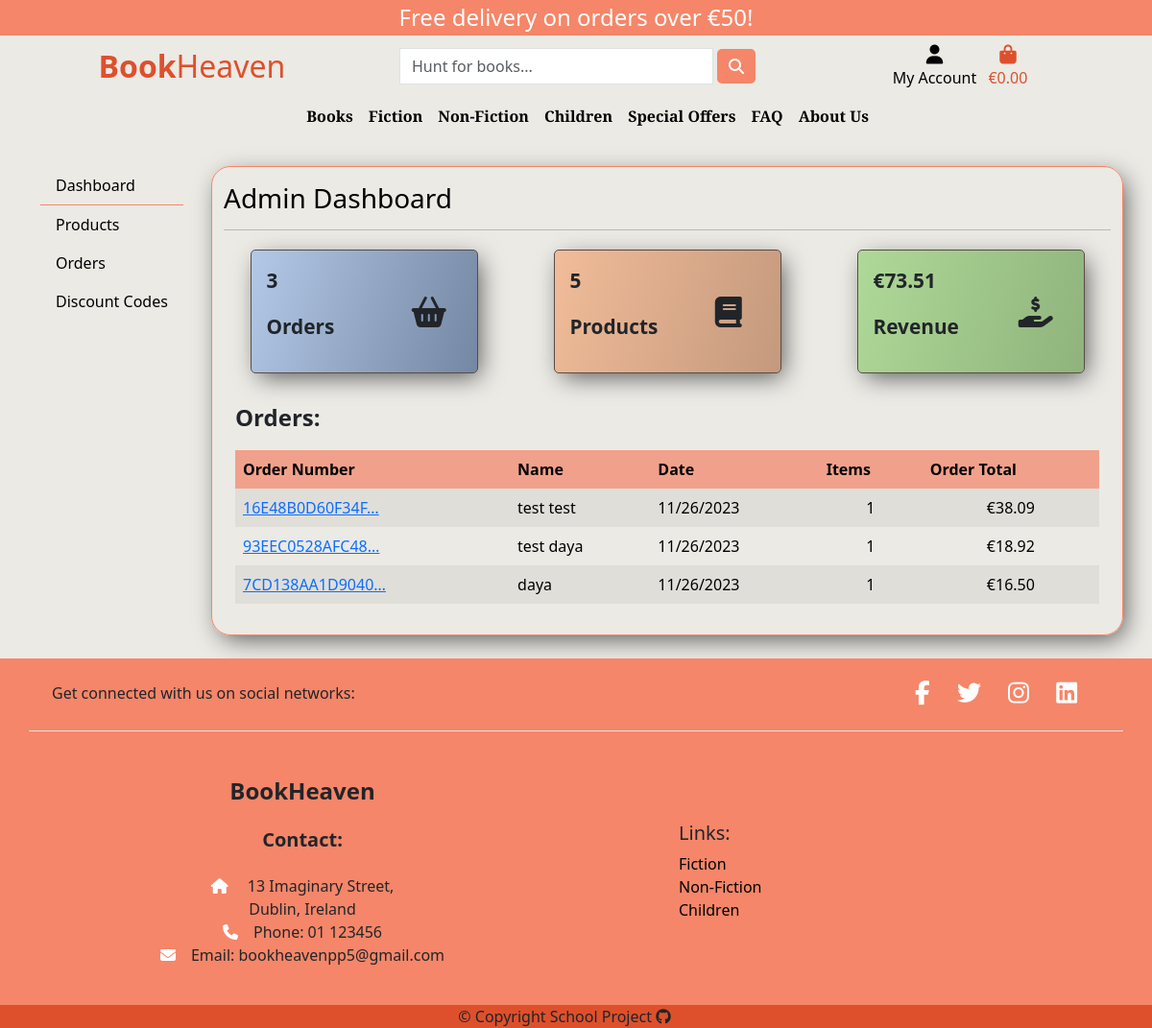
Page /admin_panel/dashboard/ (signed in) on the earlier database version.
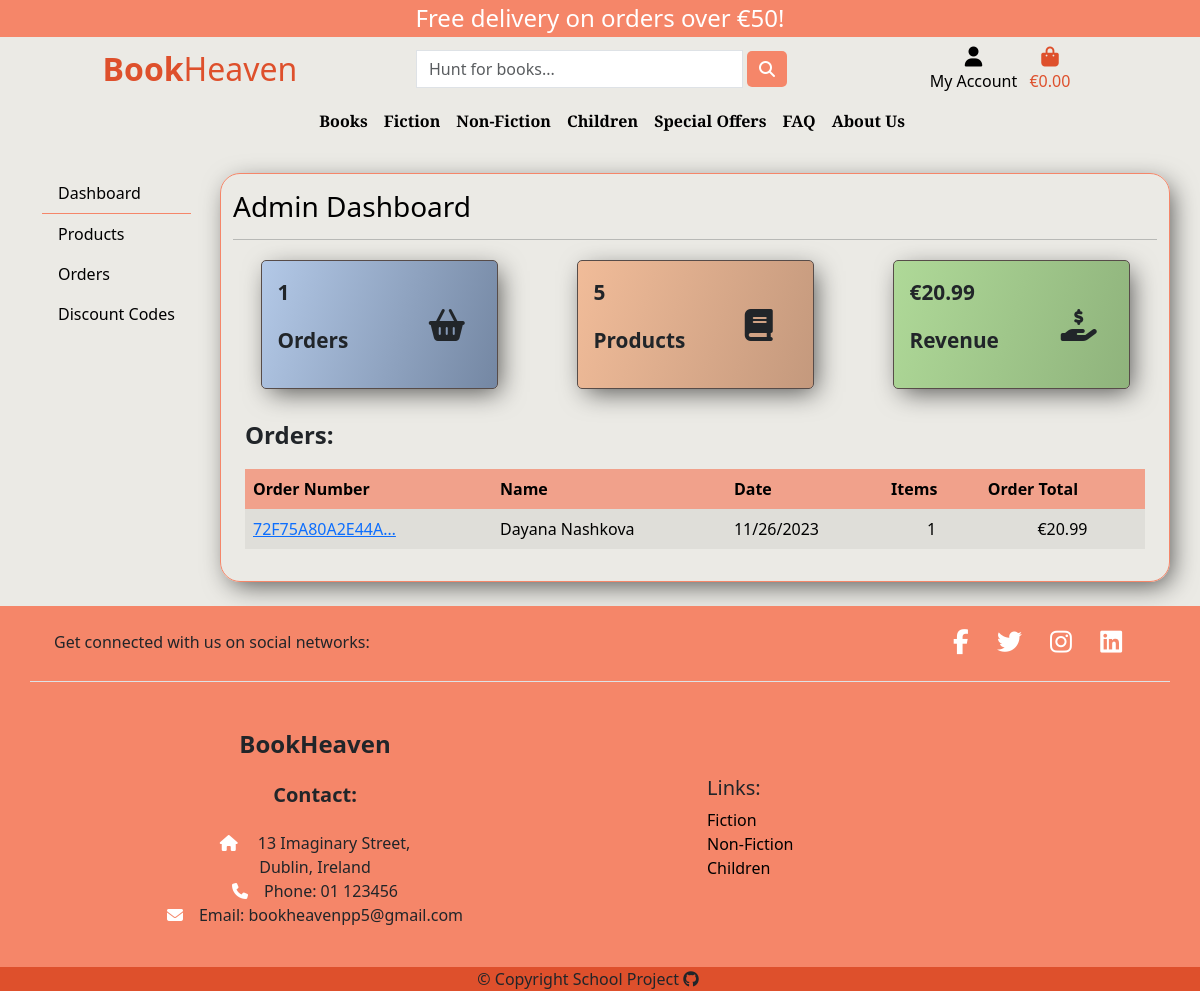
Same page on the later database version.
### checkout/models.py (models this page shows, shortened)
class Order(models.Model):
    order_number = models.CharField(max_length=32, null=False, editable=False)
    user_profile = models.ForeignKey(
        UserProfile, on_delete=models.SET_NULL, null=True, blank=True, related_name='orders')
    full_name = models.CharField(max_length=50, null=False, blank=False)
    email = models.EmailField(max_length=254, null=False, blank=False)
    phone_number = models.CharField(max_length=20, null=False, blank=False)
    country = CountryField(max_length=40, null=False, blank=False)
    postcode = models.CharField(max_length=20, null=True, blank=True)
    town_or_city = models.CharField(max_length=40, null=False, blank=False)
    street_address1 = models.CharField(max_length=80, null=False, blank=False)
    street_address2 = models.CharField(max_length=80, null=True, blank=True)
    county = models.CharField(max_length=80, null=True, blank=True)
    date = models.DateTimeField(auto_now_add=True)
    delivery_cost = models.DecimalField(
        max_digits=6, decimal_places=2, null=False, default=0)
    discount = models.DecimalField(
        blank=True, null=True, max_digits=6, decimal_places=2)
    order_total = models.DecimalField(
        max_digits=10, decimal_places=2, null=False, default=0)
    grand_total = models.DecimalField(
        max_digits=10, decimal_places=2, null=False, default=0)
    original_cart = models.TextField(null=False, blank=False, default='')
    stripe_pid = models.CharField(
        max_length=254, null=False, blank=False, default='')

### admin_panel/views.py (the view)
# urls.py: path('dashboard/', views.admin_dashboard, name='admin-panel'),
@login_required
def admin_dashboard(request):
    if not request.user.is_superuser:
        messages.error(request, 'You need admin rights to access this page.')
        return redirect('home')
    orders = Order.objects.all().order_by('-date')
    orders_count = orders.count()
    books_count = Book.objects.all().count()
    total_grand_total = Order.objects.aggregate(
        total_grand_total=Sum('grand_total'))
    grand_total_sum = total_grand_total['total_grand_total']
    context = {'orders': orders,
               'orders_count': orders_count,
               'books_count': books_count,
               'total': grand_total_sum, }
    return render(request, 'admin_panel/admin_dashboard.html', context)

### admin_panel/templates/admin_panel/admin_dashboard.html
{% extends 'admin_panel/admin_base.html' %}
{% block admin_content %}
<h3 class="text-black">Admin Dashboard</h3>
<hr>
<div class="row d-flex justify-content-around">
    <div class="col-10 col-md-3 stats-container orders p-3 my-1">
        <div class="row">
            <div class="col-8">
                <p class="fw-bold">{{ orders_count }}</p>
                <p class="fw-bold">Orders</p>
            </div>
            <div class="col-4 my-auto"><i class="fa-solid fa-basket-shopping fa-2xl"></i></div>
        </div>
    </div>
    <div class="col-10 col-md-3 stats-container products p-3 my-1">
        <div class="row">
            <div class="col-8">
                <p class="fw-bold">{{ books_count }}</p>
                <p class="fw-bold">Products</p>
            </div>
            <div class="col-4 my-auto"><i class="fa-solid fa-book fa-2xl"></i></div>
        </div>
    </div>
    <div class="col-10 col-md-3 stats-container users p-3 my-1">
        <div class="row">
            <div class="col-8">
                <p class="fw-bold">€{{ total|floatformat:2 }}</p>
                <p class="fw-bold">Revenue</p>
            </div>
            <div class="col-4 my-auto"><i class="fa-solid fa-hand-holding-dollar fa-2xl"></i>
            </div>
        </div>
    </div>
    <div class="row">
        <div class="col-12">
            <p class="fw-bold fs-4 mt-4">Orders:</p>
            {% if orders %}
            <div class="order-history table-responsive mt-3">
                <table class="table table-borderless table-striped table-hover">
                    <thead>
                        <tr class="order-table-row">
                            <th>Order Number</th>
                            <th>Name</th>
                            <th>Date</th>
                            <th>Items</th>
                            <th>Order Total</th>
                        </tr>
                    </thead>
                    <tbody>
                        {% for order in orders %}
                        <tr>
                            <td>
                                <a href="{% url 'order-history' order.id %}" title="{{ order.order_number }}">
                                    {{ order.order_number|truncatechars:15 }}
                                </a>
                            </td>
                            <td>
                                {{ order.full_name }}
                            </td>
                            <td>{{ order.date|date:"SHORT_DATE_FORMAT" }}</td>
                            <td class="text-center">
                                {{ order.lineitems.count }}
                            </td>
                            <td class="text-center">€{{ order.grand_total }}</td>
                        </tr>
                        {% endfor %}
                    </tbody>
                </table>
            </div>
            {% else %}
            <div class="d-grid gap-2">
                <p class="text-center">No orders to display</p>
            </div>
            {% endif %}
        </div>
    </div>
</div>
{% endblock admin_content %}

Differences in the rows shown:
removed Order: order_number "16E48B0D60F34F…", full_name "test test", date "11/26/2023", lineitems.count "1", grand_total "38.09"
removed Order: order_number "93EEC0528AFC48…", full_name "test daya", date "11/26/2023", lineitems.count "1", grand_total "18.92"
changed Order id 1: order_number "7CD138AA1D9040…" → "72F75A80A2E44A…"; full_name "daya" → "Dayana Nashkova"; grand_total "16.50" → "20.99"
Other differences:
{{ orders_count }}: "3" → "1"
{{ total|floatformat:2 }}: "73.51" → "20.99"
